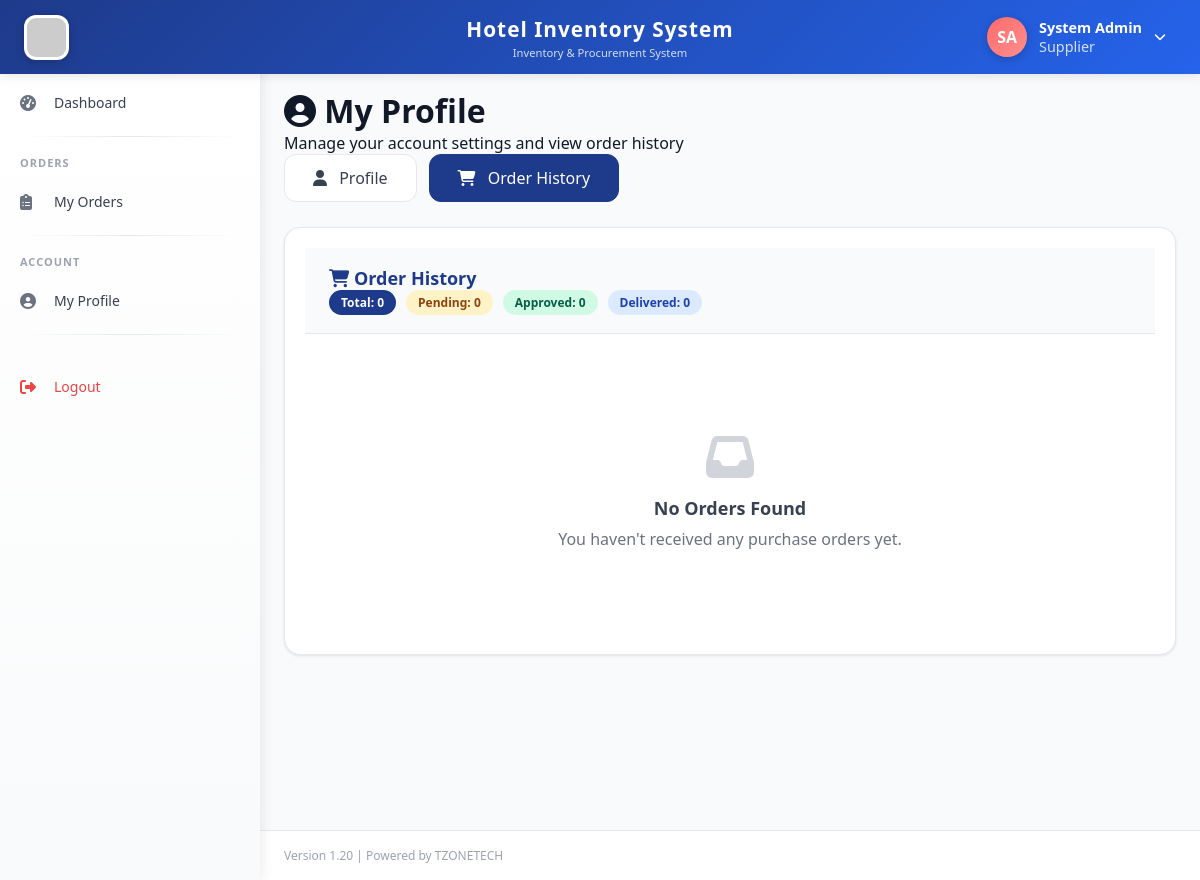
/supplier/profile.php?tab=orders (signed in), run on an earlier commit of the app's database.
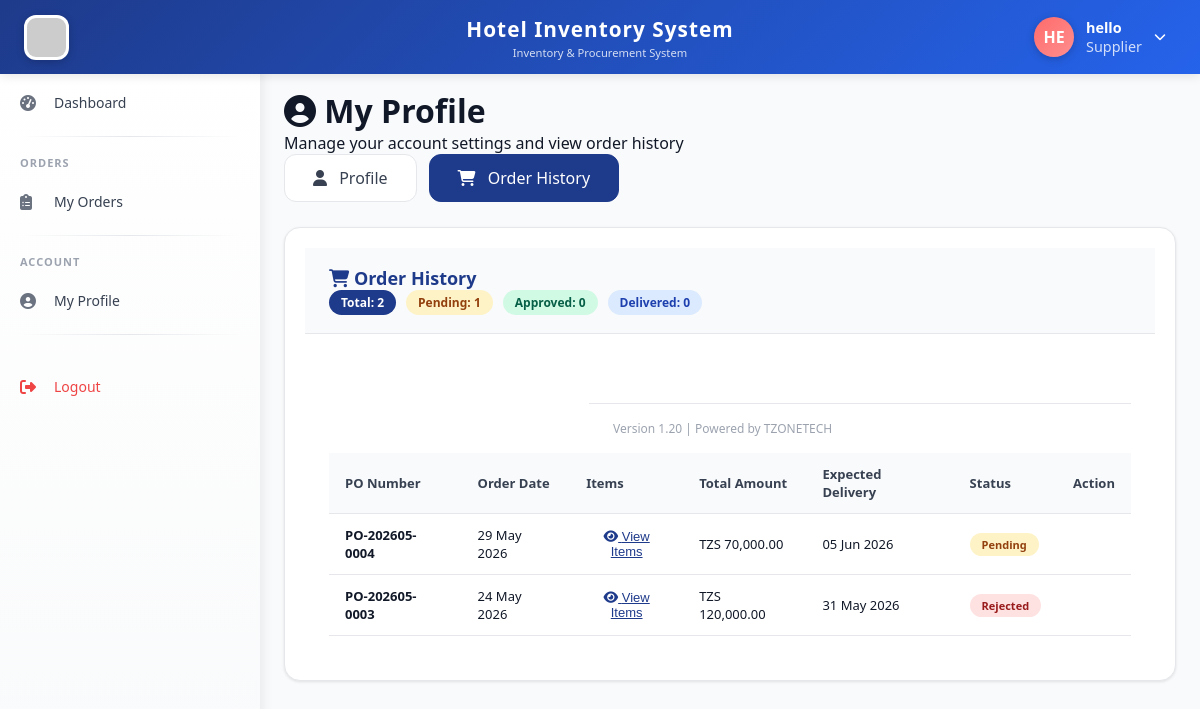
And on a later commit of the database.
### tables this page shows
CREATE TABLE `users` (
  `id` int(11) NOT NULL,
  `fullname` varchar(100) NOT NULL,
  `username` varchar(50) NOT NULL,
  `password` varchar(255) NOT NULL,
  `email` varchar(100) NOT NULL,
  `phone` varchar(20) DEFAULT NULL,
  `role_id` int(11) NOT NULL,
  `status` enum('active','inactive') DEFAULT 'active',
  `created_at` timestamp NOT NULL DEFAULT current_timestamp(),
  `phone_verified` tinyint(4) DEFAULT 0,
  `reset_token` varchar(100) DEFAULT NULL,
  `reset_expires` datetime DEFAULT NULL,
  `profile_picture` varchar(255) DEFAULT NULL,
  `updated_at` timestamp NOT NULL DEFAULT current_timestamp() ON UPDATE current_timestamp()
);

CREATE TABLE `suppliers` (
  `id` int(11) NOT NULL,
  `company_name` varchar(100) NOT NULL,
  `contact_person` varchar(100) DEFAULT NULL,
  `email` varchar(100) DEFAULT NULL,
  `phone` varchar(20) DEFAULT NULL,
  `address` text DEFAULT NULL,
  `status` enum('active','inactive') DEFAULT 'active',
  `created_at` timestamp NOT NULL DEFAULT current_timestamp(),
  `password` varchar(255) DEFAULT NULL,
  `reset_token` varchar(100) DEFAULT NULL,
  `reset_expires` datetime DEFAULT NULL,
  `phone_verified` tinyint(4) DEFAULT 0,
  `updated_at` timestamp NOT NULL DEFAULT current_timestamp() ON UPDATE current_timestamp()
);

CREATE TABLE `purchase_orders` (
  `id` int(11) NOT NULL,
  `po_number` varchar(50) NOT NULL,
  `supplier_id` int(11) NOT NULL,
  `order_date` date NOT NULL,
  `expected_delivery` date DEFAULT NULL,
  `total_amount` decimal(12,2) DEFAULT 0.00,
  `status` enum('pending','approved','rejected','delivered','confirmed') DEFAULT 'pending',
  `created_by` int(11) NOT NULL,
  `approved_by` int(11) DEFAULT NULL,
  `notes` text DEFAULT NULL,
  `created_at` timestamp NOT NULL DEFAULT current_timestamp()
);

### supplier/profile.php (the view, shortened to what the changed rows need)
<?php
require_once '../includes/auth_check.php';
$supplier_id = $_SESSION['supplier_id'] ?? $_SESSION['user_id'];
$active_tab = $_GET['tab'] ?? 'profile';
$sql = "SELECT * FROM suppliers WHERE id = ?";
$stmt = $db->prepare($sql);
$stmt->bind_param("i", $supplier_id);
$stmt->execute();
$result = $stmt->get_result();
$order_sql = "SELECT po.*, u.fullname as created_by_name
              FROM purchase_orders po
              JOIN users u ON po.created_by = u.id
              WHERE po.supplier_id = ?
              ORDER BY po.created_at DESC";
$order_stmt = $db->prepare($order_sql);
$order_stmt->bind_param("i", $supplier_id);
$order_stmt->execute();
$order_result = $order_stmt->get_result();
$orders = $order_result->fetch_all(MYSQLI_ASSOC);
$order_stats = [
    'total' => count($orders),
    'pending' => 0,
    'approved' => 0,
    'delivered' => 0,
    'rejected' => 0
];
foreach ($orders as $order) {
    if ($order['status'] == 'pending') $order_stats['pending']++;
    elseif ($order['status'] == 'approved') $order_stats['approved']++;
    elseif ($order['status'] == 'delivered') $order_stats['delivered']++;
    elseif ($order['status'] == 'rejected') $order_stats['rejected']++;
}
include '../templates/header.php';
?>
<div class="main-content">
    <div class="page-header">
        <h1><i class="fas fa-user-circle"></i> My Profile</h1>
    </div>
    <?php if($active_tab == 'orders'): ?>
    <div class="card animate-card">
        <div class="card-header">
            <h3><i class="fas fa-shopping-cart"></i> Order History</h3>
            <div class="order-stats">
                <span class="stat-badge total">Total: <?php echo $order_stats['total']; ?></span>
                <span class="stat-badge pending">Pending: <?php echo $order_stats['pending']; ?></span>
                <span class="stat-badge approved">Approved: <?php echo $order_stats['approved']; ?></span>
                <span class="stat-badge delivered">Delivered: <?php echo $order_stats['delivered']; ?></span>
            </div>
        </div>
        <div class="card-body">
            <?php if(count($orders) > 0): ?>
                <div class="table-responsive">
                    <table class="data-table">
                        <thead>
                            <tr>
                                <th>PO Number</th>
                                <th>Order Date</th>
                                <th>Items</th>
                                <th>Total Amount</th>
                                <th>Expected Delivery</th>
                                <th>Status</th>
                                <th>Action</th>
                            </tr>
                        </thead>
                        <tbody>
                            <?php foreach($orders as $order): ?>
                                <tr class="order-row">
                                    <td><strong><?php echo $order['po_number']; ?></strong></td>
                                    <td><?php echo date('d M Y', strtotime($order['order_date'])); ?></td>
                                    <td>
                                        <button onclick="viewOrderItems(<?php echo $order['id']; ?>)" class="btn-link">
                                            <i class="fas fa-eye"></i> View Items
                                        </button>
                            </td>
                                    <td>TZS <?php echo number_format($order['total_amount'], 2); ?></td>
                                    <td><?php echo $order['expected_delivery'] ? date('d M Y', strtotime($order['expected_delivery'])) : 'Not set'; ?></td>
                                    <td>
                                        <span class="status-badge status-<?php echo $order['status']; ?>">
                                            <?php echo ucfirst($order['status']); ?>
                                        </span>
                            </td>
                                    <td>
                                        </td>
                                </tr>
                            <?php endforeach; ?>
                        </tbody>
                </div>
            <?php else: ?>
                <div class="empty-state">
                    <i class="fas fa-inbox"></i>
                    <h3>No Orders Found</h3>
                    <p>You haven't received any purchase orders yet.</p>
                </div>
            <?php endif; ?>
        </div>
    </div>
    <?php endif; ?>
</div>
<?php include '../templates/footer.php'; ?>

### templates/header.php (shortened to what the changed rows need)
<!DOCTYPE html>
<html lang="en">
<head>
    <link rel="stylesheet" href="https://cdnjs.cloudflare.com/ajax/libs/font-awesome/6.4.0/css/all.min.css">
    <link rel="stylesheet" href="<?php echo APP_URL; ?>/assets/css/style.css">
</head>
<body>
    <div class="top-header">
        <div class="header-right">
            <div class="user-info" id="userInfoBtn">
                <div class="user-avatar-circle" id="userAvatar">
                    <?php
                    $user_id = $_SESSION['user_id'] ?? 0;
                    $profile_pic = '';
                    $fullname = $_SESSION['fullname'] ?? 'User';
                    $profile_pic_url = '';
                    if ($user_id > 0 && isset($db)) {
                        $pic_sql = "SELECT profile_picture, fullname, username FROM users WHERE id = ?";
                        $pic_stmt = $db->prepare($pic_sql);
                        $pic_stmt->bind_param("i", $user_id);
                        $pic_stmt->execute();
                        $pic_result = $pic_stmt->get_result();
                        if ($pic_row = $pic_result->fetch_assoc()) {
                            $profile_pic = $pic_row['profile_picture'];
                            $fullname = $pic_row['fullname'];
                            if (!empty($profile_pic)) {
                                $profile_pic_url = APP_URL . '../uploads/profile_pictures/' . $profile_pic;
                                $doc_root = $_SERVER['DOCUMENT_ROOT'];
                                $file_path = $doc_root . '/hotel_inventory_system/uploads/profile_pictures/' . $profile_pic;
                                if (!file_exists($file_path)) {
                                    $file_path = $doc_root . '../uploads/profile_pictures/' . $profile_pic;
                                    if (!file_exists($file_path)) {
                                        $profile_pic_url = '';
                                    }
                                }
                            }
                        }
                    }
                    if ($profile_pic_url && !empty($profile_pic)):
                    ?>
                        <img src="<?php echo $profile_pic_url; ?>?t=<?php echo time(); ?>" alt="Profile" id="headerProfileImg" onerror="this.style.display='none'; this.parentElement.innerHTML='<?php
                            $name_parts = explode(' ', $fullname);
                            $initial = strtoupper(substr($name_parts[0], 0, 1));
                            if (isset($name_parts[1])) {
                                $initial .= strtoupper(substr($name_parts[1], 0, 1));
                            } else if (strlen($name_parts[0]) > 1) {
                                $initial .= strtoupper(substr($name_parts[0], 1, 1));
                            } else {
                                $initial .= strtoupper(substr($fullname, 0, 1));
                            }
                            echo $initial;
                        ?>'">
                    <?php else:
                        $name_parts = explode(' ', $fullname);
                        $initial = strtoupper(substr($name_parts[0], 0, 1));
                        if (isset($name_parts[1])) {
                            $initial .= strtoupper(substr($name_parts[1], 0, 1));
                        } else if (strlen($name_parts[0]) > 1) {
                            $initial .= strtoupper(substr($name_parts[0], 1, 1));
                        } else {
                            $initial .= strtoupper(substr($fullname, 0, 1));
                        }
                    ?>
                        <span id="headerInitials"><?php echo $initial; ?></span>
                    <?php endif; ?>
                </div>
                <div class="user-details">
                    <span class="user-name" id="headerUserName"><?php echo htmlspecialchars($fullname); ?></span>
                    <span class="user-role"><?php echo $_SESSION['role'] ?? 'Guest'; ?></span>
                </div>
            </div>
        </div>
    </div>

What changed in the data, as far as the page shows it:
changed users: fullname "SA" → "HE"; fullname "System Admin" → "hello"
changed suppliers: id "0" → "1"; phone_verified "0" → (not shown)
added purchase_orders: po_number "PO-202605-0004", order_date "29 May 2026", total_amount "70,000.00", expected_delivery "05 Jun 2026", status "Pending"
added purchase_orders: po_number "PO-202605-0003", order_date "24 May 2026", total_amount "120,000.00", expected_delivery "31 May 2026", status "Rejected"
Also different on the page:
$order_stats['total']: (not shown) → "2"
text no longer shown: "No Orders Found You haven't received any purchase orders yet."
text now shown: "PO Number Order Date Items Total Amount Expected Delivery Status Action"
